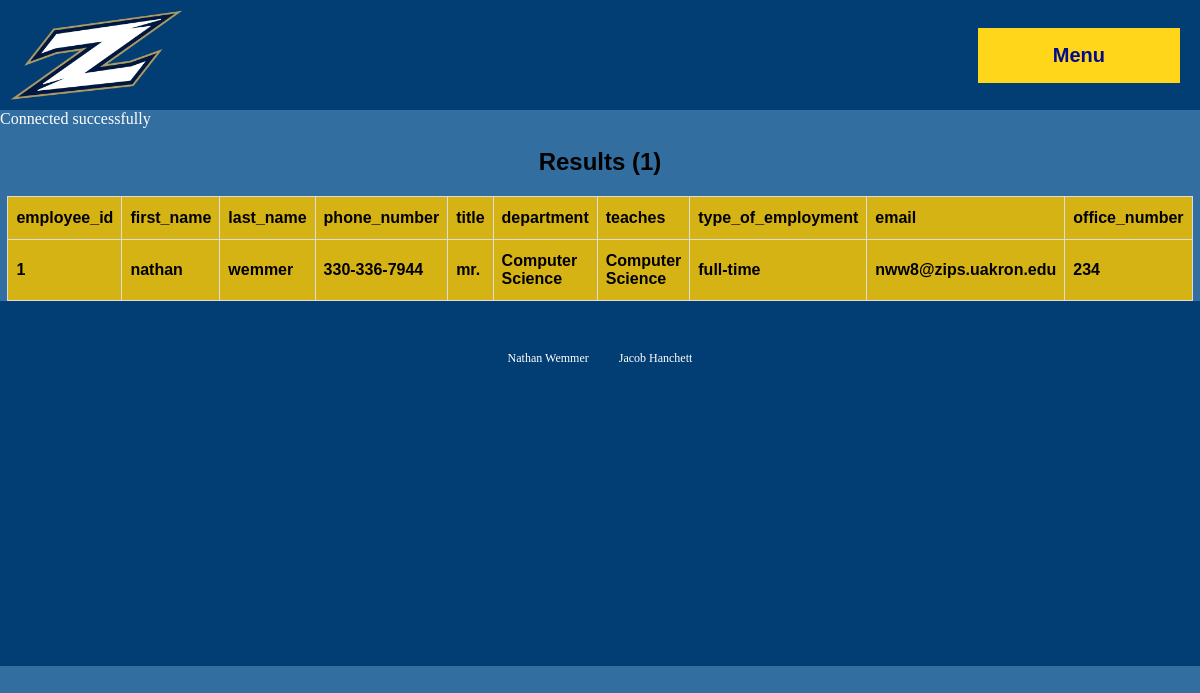
/searchOffice.php?office_number=234, run on the app's committed database.
### tables this page shows
CREATE TABLE Employees (
    employee_id INT NOT NULL,
    first_name VARCHAR(15) NOT NULL,
    last_name VARCHAR(25) NOT NULL,
    phone_number VARCHAR(15) NOT NULL,
    title VARCHAR(35) NOT NULL,
    department VARCHAR(20) NOT NULL,
    teaches VARCHAR(20),
    type_of_employment VARCHAR(15) NOT NULL,
    email VARCHAR(60) NOT NULL,
    office_number VARCHAR(12) NOT NULL,
    PRIMARY KEY (employee_id)
);

### searchOffice.php (the view, shortened to what this page needs)
<link rel="stylesheet" href="css/styles.css">
<?php include 'nav.php' ?>
<?php
$conn = mysqli_connect("127.0.0.1:3306", "dbms-staff", "admin", "demo");
echo "Connected successfully";
$office_number = mysqli_real_escape_string($conn,$_REQUEST['office_number']);
$sql = "SELECT * FROM Employees WHERE office_number='$office_number'";
$result = mysqli_query($conn,$sql);
$num_rows = mysqli_num_rows($result);
print "<table><caption> <h2> Results ($num_rows) </h2> </caption>";
print "<tr align = 'center'>";
$row = mysqli_fetch_array($result);
$num_fields = mysqli_num_fields($result);
$keys = array_keys($row);
for ($index = 0; $index < $num_fields; $index++)
    print "<th>" . $keys[2 * $index + 1] . "</th>";
print "</tr>";
for ($row_num = 0; $row_num < $num_rows; $row_num++)
{
    print "<tr align = 'center'>";
    $values = array_values($row);
    for ($index = 0; $index < $num_fields; $index++){
        $value = htmlspecialchars($values[2 * $index + 1]);
        print "<th>" . $value . "</th> ";
    }
    print "</tr>";
    $row = mysqli_fetch_array($result);
}
print "</table>";
?>
<?php include 'footer.php' ?>

### css/styles.css (style rules this page uses)
table { margin: auto; font-family: "Trebuchet MS", Arial, Helvetica, sans-serif; border-collapse: collapse; width: 95%; color: black; }
td, th { border: 1px solid #ddd; padding: 8px; }
tr { background-color: white; }
tr:nth-child(even) { background-color: #f2f2f2; }
th { padding-top: 12px; padding-bottom: 12px; text-align: left; background-color: #D6B315; color: black; }

### data on the page
employees: employee_id "1", first_name "nathan", last_name "wemmer", phone_number "330-336-7944", title "mr.", type_of_employment "full-time", email "nww8@zips.uakron.edu", office_number "234"

### other printed values
$num_rows "1"
$keys[2 * $index + 1] "employee_id"
$keys[2 * $index + 1] "first_name"
$keys[2 * $index + 1] "last_name"
$keys[2 * $index + 1] "phone_number"
$keys[2 * $index + 1] "title"
$keys[2 * $index + 1] "department"
$keys[2 * $index + 1] "teaches"
$keys[2 * $index + 1] "type_of_employment"
$keys[2 * $index + 1] "email"
$keys[2 * $index + 1] "office_number"
$value "Computer Science"
